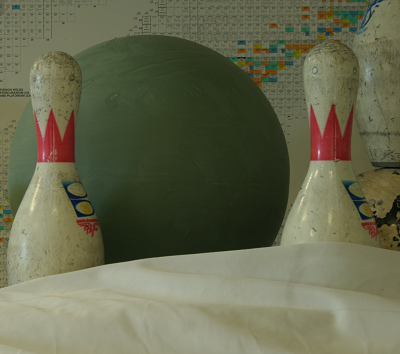
#> input picture ssd/view0.png, 400 x 354 px
$ python stereomatch_SSD.py
#> lines starting #> are read from the running program, lines starting #| are printed output that depends on the picture
import numpy as np
from PIL import Image

def MySSD( leftimage, rightimage, kernel, max_offset):
#> called with leftimage = 'view0.png', rightimage = 'view1.png', kernel = 6, max_offset = 30
    leftimage = Image.open(leftimage).convert('L')
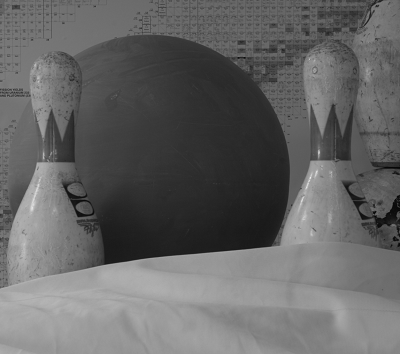
#> leftimage: PIL image 400x354 L; min 6, max 240, mean 100.4
    left = np.asarray(leftimage)
    right_image = Image.open(rightimage).convert('L')
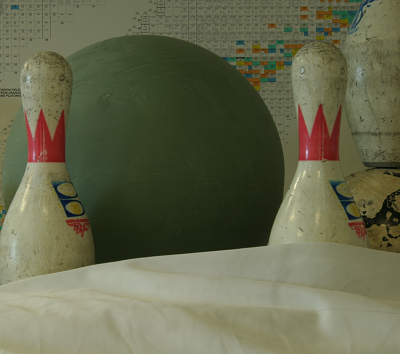
#> input picture ssd/view1.png, 400 x 354 px
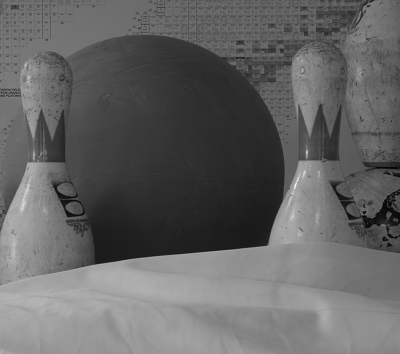
#> right_image: PIL image 400x354 L; min 5, max 244, mean 99.8
    right = np.asarray(right_image)
    w, h = right_image.size
#> w = 400; h = 354
    depth = np.zeros((w, h), np.uint8)
    depth.shape = h ,w
    kernel_half = int(kernel/2)
    offset_adjust = 255/ max_offset

    #print(int(left[0, 0]))


    for y in range(kernel_half, h-kernel_half):
        #print('.')
        for x in range(kernel_half, w-kernel_half):
            ssd_reserved = 65534
            best_offset = 0
            for offset in range(max_offset):
                ssd = 0
                ssd_temp=0
                for v in range(-kernel_half, kernel_half):
                    for u in range(-kernel_half, kernel_half):
                        #print(left[(y+v, x+u)])
                        #print(right[y+v, 5])
                        ssd_temp = int(left[(y+v), (x+u)])-int(right[(y+v), ((x+u)-offset)])
                        ssd += ssd_temp*ssd_temp
                if ssd < ssd_reserved:
                    ssd_reserved = ssd
                    best_offset = offset
            depth[y,x] = best_offset*offset_adjust
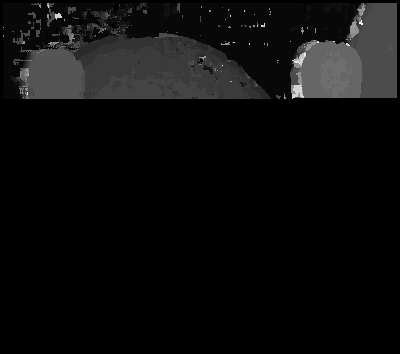
#> depth: shape (354, 400); min 0, max 246, mean 12.5

    Image.fromarray(depth).save('depth.png')


if __name__ == '__main__':
#> (the run stopped early here; a loop or call above may not have finished)
